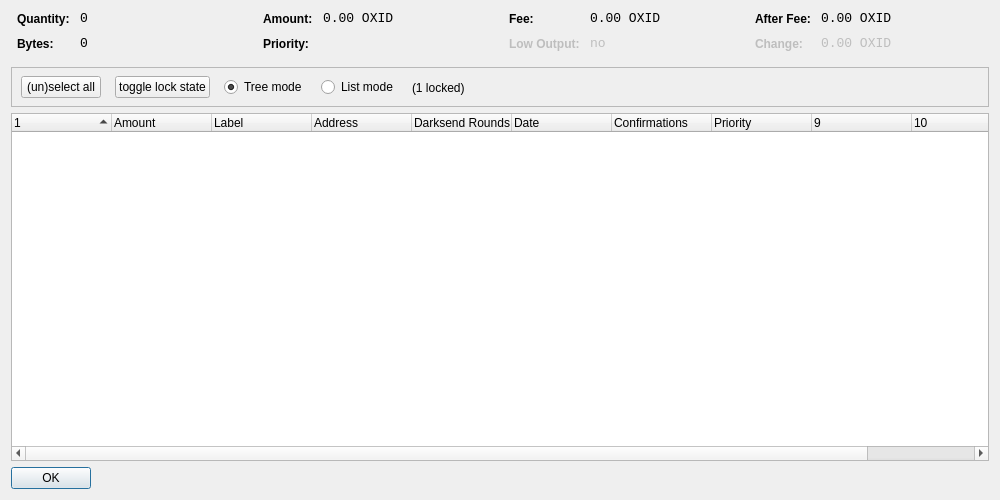
<?xml version="1.0" encoding="UTF-8"?>
<ui version="4.0">
 <class>CoinControlDialog</class>
 <widget class="QDialog" name="CoinControlDialog">
  <property name="geometry">
   <rect>
    <x>0</x>
    <y>0</y>
    <width>1000</width>
    <height>500</height>
   </rect>
  </property>
  <property name="windowTitle">
   <string>Coin Control</string>
  </property>
  <layout class="QVBoxLayout" name="verticalLayout">
   <item>
    <layout class="QHBoxLayout" name="horizontalLayoutTop" stretch="0,0,0,0">
     <property name="topMargin">
      <number>0</number>
     </property>
     <property name="bottomMargin">
      <number>10</number>
     </property>
     <item>
      <layout class="QFormLayout" name="formLayoutCoinControl1">
       <property name="horizontalSpacing">
        <number>10</number>
       </property>
       <property name="verticalSpacing">
        <number>10</number>
       </property>
       <property name="leftMargin">
        <number>6</number>
       </property>
       <property name="rightMargin">
        <number>6</number>
       </property>
       <item row="0" column="0">
        <widget class="QLabel" name="labelCoinControlQuantityText">
         <property name="styleSheet">
          <string notr="true">font-weight:bold;</string>
         </property>
         <property name="text">
          <string>Quantity:</string>
         </property>
        </widget>
       </item>
       <item row="0" column="1">
        <widget class="QLabel" name="labelCoinControlQuantity">
         <property name="font">
          <font>
           <family>Monospace</family>
           <pointsize>10</pointsize>
          </font>
         </property>
         <property name="cursor">
          <cursorShape>IBeamCursor</cursorShape>
         </property>
         <property name="contextMenuPolicy">
          <enum>Qt::ActionsContextMenu</enum>
         </property>
         <property name="text">
          <string notr="true">0</string>
         </property>
         <property name="textInteractionFlags">
          <set>Qt::LinksAccessibleByMouse|Qt::TextSelectableByKeyboard|Qt::TextSelectableByMouse</set>
         </property>
        </widget>
       </item>
       <item row="1" column="0">
        <widget class="QLabel" name="labelCoinControlBytesText">
         <property name="styleSheet">
          <string notr="true">font-weight:bold;</string>
         </property>
         <property name="text">
          <string>Bytes:</string>
         </property>
        </widget>
       </item>
       <item row="1" column="1">
        <widget class="QLabel" name="labelCoinControlBytes">
         <property name="font">
          <font>
           <family>Monospace</family>
           <pointsize>10</pointsize>
          </font>
         </property>
         <property name="cursor">
          <cursorShape>IBeamCursor</cursorShape>
         </property>
         <property name="contextMenuPolicy">
          <enum>Qt::ActionsContextMenu</enum>
         </property>
         <property name="text">
          <string notr="true">0</string>
         </property>
         <property name="textInteractionFlags">
          <set>Qt::LinksAccessibleByMouse|Qt::TextSelectableByKeyboard|Qt::TextSelectableByMouse</set>
         </property>
        </widget>
       </item>
      </layout>
     </item>
     <item>
      <layout class="QFormLayout" name="formLayoutCoinControl2">
       <property name="horizontalSpacing">
        <number>10</number>
       </property>
       <property name="verticalSpacing">
        <number>10</number>
       </property>
       <property name="leftMargin">
        <number>6</number>
       </property>
       <property name="rightMargin">
        <number>6</number>
       </property>
       <item row="0" column="0">
        <widget class="QLabel" name="labelCoinControlAmountText">
         <property name="styleSheet">
          <string notr="true">font-weight:bold;</string>
         </property>
         <property name="text">
          <string>Amount:</string>
         </property>
        </widget>
       </item>
       <item row="0" column="1">
        <widget class="QLabel" name="labelCoinControlAmount">
         <property name="font">
          <font>
           <family>Monospace</family>
           <pointsize>10</pointsize>
          </font>
         </property>
         <property name="cursor">
          <cursorShape>IBeamCursor</cursorShape>
         </property>
         <property name="contextMenuPolicy">
          <enum>Qt::ActionsContextMenu</enum>
         </property>
         <property name="text">
          <string notr="true">0.00 OXID</string>
         </property>
         <property name="textInteractionFlags">
          <set>Qt::LinksAccessibleByMouse|Qt::TextSelectableByKeyboard|Qt::TextSelectableByMouse</set>
         </property>
        </widget>
       </item>
       <item row="1" column="0">
        <widget class="QLabel" name="labelCoinControlPriorityText">
         <property name="styleSheet">
          <string notr="true">font-weight:bold;</string>
         </property>
         <property name="text">
          <string>Priority:</string>
         </property>
        </widget>
       </item>
       <item row="1" column="1">
        <widget class="QLabel" name="labelCoinControlPriority">
         <property name="font">
          <font>
           <family>Monospace</family>
           <pointsize>10</pointsize>
          </font>
         </property>
         <property name="cursor">
          <cursorShape>IBeamCursor</cursorShape>
         </property>
         <property name="contextMenuPolicy">
          <enum>Qt::ActionsContextMenu</enum>
         </property>
         <property name="text">
          <string/>
         </property>
         <property name="textInteractionFlags">
          <set>Qt::LinksAccessibleByMouse|Qt::TextSelectableByKeyboard|Qt::TextSelectableByMouse</set>
         </property>
        </widget>
       </item>
      </layout>
     </item>
     <item>
      <layout class="QFormLayout" name="formLayoutCoinControl3">
       <property name="horizontalSpacing">
        <number>10</number>
       </property>
       <property name="verticalSpacing">
        <number>10</number>
       </property>
       <property name="leftMargin">
        <number>6</number>
       </property>
       <property name="rightMargin">
        <number>6</number>
       </property>
       <item row="0" column="0">
        <widget class="QLabel" name="labelCoinControlFeeText">
         <property name="styleSheet">
          <string notr="true">font-weight:bold;</string>
         </property>
         <property name="text">
          <string>Fee:</string>
         </property>
        </widget>
       </item>
       <item row="0" column="1">
        <widget class="QLabel" name="labelCoinControlFee">
         <property name="font">
          <font>
           <family>Monospace</family>
           <pointsize>10</pointsize>
          </font>
         </property>
         <property name="cursor">
          <cursorShape>IBeamCursor</cursorShape>
         </property>
         <property name="contextMenuPolicy">
          <enum>Qt::ActionsContextMenu</enum>
         </property>
         <property name="text">
          <string notr="true">0.00 OXID</string>
         </property>
         <property name="textInteractionFlags">
          <set>Qt::LinksAccessibleByMouse|Qt::TextSelectableByKeyboard|Qt::TextSelectableByMouse</set>
         </property>
        </widget>
       </item>
       <item row="1" column="0">
        <widget class="QLabel" name="labelCoinControlLowOutputText">
         <property name="enabled">
          <bool>false</bool>
         </property>
         <property name="styleSheet">
          <string notr="true">font-weight:bold;</string>
         </property>
         <property name="text">
          <string>Low Output:</string>
         </property>
        </widget>
       </item>
       <item row="1" column="1">
        <widget class="QLabel" name="labelCoinControlLowOutput">
         <property name="enabled">
          <bool>false</bool>
         </property>
         <property name="font">
          <font>
           <family>Monospace</family>
           <pointsize>10</pointsize>
          </font>
         </property>
         <property name="cursor">
          <cursorShape>IBeamCursor</cursorShape>
         </property>
         <property name="contextMenuPolicy">
          <enum>Qt::ActionsContextMenu</enum>
         </property>
         <property name="text">
          <string notr="true">no</string>
         </property>
         <property name="textInteractionFlags">
          <set>Qt::LinksAccessibleByMouse|Qt::TextSelectableByKeyboard|Qt::TextSelectableByMouse</set>
         </property>
        </widget>
       </item>
      </layout>
     </item>
     <item>
      <layout class="QFormLayout" name="formLayoutCoinControl4">
       <property name="horizontalSpacing">
        <number>10</number>
       </property>
       <property name="verticalSpacing">
        <number>10</number>
       </property>
       <property name="leftMargin">
        <number>6</number>
       </property>
       <property name="rightMargin">
        <number>6</number>
       </property>
       <item row="0" column="0">
        <widget class="QLabel" name="labelCoinControlAfterFeeText">
         <property name="styleSheet">
          <string notr="true">font-weight:bold;</string>
         </property>
         <property name="text">
          <string>After Fee:</string>
         </property>
        </widget>
       </item>
       <item row="0" column="1">
        <widget class="QLabel" name="labelCoinControlAfterFee">
         <property name="font">
          <font>
           <family>Monospace</family>
           <pointsize>10</pointsize>
          </font>
         </property>
         <property name="cursor">
          <cursorShape>IBeamCursor</cursorShape>
         </property>
         <property name="contextMenuPolicy">
          <enum>Qt::ActionsContextMenu</enum>
         </property>
         <property name="text">
          <string notr="true">0.00 OXID</string>
         </property>
         <property name="textInteractionFlags">
          <set>Qt::LinksAccessibleByMouse|Qt::TextSelectableByKeyboard|Qt::TextSelectableByMouse</set>
         </property>
        </widget>
       </item>
       <item row="1" column="0">
        <widget class="QLabel" name="labelCoinControlChangeText">
         <property name="enabled">
          <bool>false</bool>
         </property>
         <property name="styleSheet">
          <string notr="true">font-weight:bold;</string>
         </property>
         <property name="text">
          <string>Change:</string>
         </property>
        </widget>
       </item>
       <item row="1" column="1">
        <widget class="QLabel" name="labelCoinControlChange">
         <property name="enabled">
          <bool>false</bool>
         </property>
         <property name="font">
          <font>
           <family>Monospace</family>
           <pointsize>10</pointsize>
          </font>
         </property>
         <property name="cursor">
          <cursorShape>IBeamCursor</cursorShape>
         </property>
         <property name="contextMenuPolicy">
          <enum>Qt::ActionsContextMenu</enum>
         </property>
         <property name="text">
          <string notr="true">0.00 OXID</string>
         </property>
         <property name="textInteractionFlags">
          <set>Qt::LinksAccessibleByMouse|Qt::TextSelectableByKeyboard|Qt::TextSelectableByMouse</set>
         </property>
        </widget>
       </item>
      </layout>
     </item>
    </layout>
   </item>
   <item>
    <widget class="QFrame" name="frame">
     <property name="minimumSize">
      <size>
       <width>0</width>
       <height>40</height>
      </size>
     </property>
     <property name="frameShape">
      <enum>QFrame::StyledPanel</enum>
     </property>
     <property name="frameShadow">
      <enum>QFrame::Sunken</enum>
     </property>
     <widget class="QWidget" name="horizontalLayoutWidget">
      <property name="geometry">
       <rect>
        <x>10</x>
        <y>0</y>
        <width>781</width>
        <height>41</height>
       </rect>
      </property>
      <layout class="QHBoxLayout" name="horizontalLayoutPanel" stretch="0,0,0,0,0">
       <property name="spacing">
        <number>14</number>
       </property>
       <item>
        <widget class="QPushButton" name="pushButtonSelectAll">
         <property name="sizePolicy">
          <sizepolicy hsizetype="Maximum" vsizetype="Fixed">
           <horstretch>0</horstretch>
           <verstretch>0</verstretch>
          </sizepolicy>
         </property>
         <property name="text">
          <string>(un)select all</string>
         </property>
        </widget>
       </item>
        <item>
         <widget class="QPushButton" name="pushButtonToggleLock">
          <property name="sizePolicy">
           <sizepolicy hsizetype="Maximum" vsizetype="Fixed">
            <horstretch>0</horstretch>
            <verstretch>0</verstretch>
           </sizepolicy>
          </property>
          <property name="text">
           <string>toggle lock state</string>
          </property>
          <property name="autoDefault">
           <bool>false</bool>
          </property>
         </widget>
        </item>
       <item>
        <widget class="QRadioButton" name="radioTreeMode">
         <property name="sizePolicy">
          <sizepolicy hsizetype="Maximum" vsizetype="Fixed">
           <horstretch>0</horstretch>
           <verstretch>0</verstretch>
          </sizepolicy>
         </property>
         <property name="text">
          <string>Tree mode</string>
         </property>
         <property name="checked">
          <bool>true</bool>
         </property>
        </widget>
       </item>
       <item>
        <widget class="QRadioButton" name="radioListMode">
         <property name="sizePolicy">
          <sizepolicy hsizetype="Maximum" vsizetype="Fixed">
           <horstretch>0</horstretch>
           <verstretch>0</verstretch>
          </sizepolicy>
         </property>
         <property name="text">
          <string>List mode</string>
         </property>
        </widget>
       </item>
        <item>
         <widget class="QLabel" name="labelLocked">
          <property name="text">
           <string>(1 locked)</string>
          </property>
         </widget>
        </item>
       <item>
        <spacer name="horizontalSpacer">
         <property name="orientation">
          <enum>Qt::Horizontal</enum>
         </property>
         <property name="sizeHint" stdset="0">
          <size>
           <width>40</width>
           <height>20</height>
          </size>
         </property>
        </spacer>
       </item>
      </layout>
     </widget>
    </widget>
   </item>
   <item>
    <widget class="CoinControlTreeWidget" name="treeWidget">
     <property name="contextMenuPolicy">
      <enum>Qt::CustomContextMenu</enum>
     </property>
     <property name="sortingEnabled">
      <bool>false</bool>
     </property>
     <property name="columnCount">
      <number>11</number>
     </property>
     <attribute name="headerShowSortIndicator" stdset="0">
      <bool>true</bool>
     </attribute>
     <attribute name="headerStretchLastSection">
      <bool>false</bool>
     </attribute>
     <column>
      <property name="text">
       <string/>
      </property>
     </column>
     <column>
      <property name="text">
       <string>Amount</string>
      </property>
     </column>
     <column>
      <property name="text">
       <string>Label</string>
      </property>
     </column>
     <column>
      <property name="text">
       <string>Address</string>
      </property>
     </column>
     <column>
      <property name="text">
       <string>Darksend Rounds</string>
      </property>
    </column>
     <column>
      <property name="text">
       <string>Date</string>
      </property>
     </column>
     <column>
      <property name="text">
       <string>Confirmations</string>
      </property>
      <property name="toolTip">
       <string>Confirmed</string>
      </property>
     </column>
     <column>
      <property name="text">
       <string>Priority</string>
      </property>
     </column>
     <column>
      <property name="text">
       <string/>
      </property>
     </column>
     <column>
      <property name="text">
       <string/>
      </property>
     </column>
     <column>
      <property name="text">
       <string/>
      </property>
     </column>
     <column>
      <property name="text">
       <string/>
      </property>
     </column>
    </widget>
   </item>
   <item>
    <widget class="QDialogButtonBox" name="buttonBox">
     <property name="sizePolicy">
      <sizepolicy hsizetype="Maximum" vsizetype="Fixed">
       <horstretch>0</horstretch>
       <verstretch>0</verstretch>
      </sizepolicy>
     </property>
     <property name="orientation">
      <enum>Qt::Horizontal</enum>
     </property>
     <property name="standardButtons">
      <set>QDialogButtonBox::Ok</set>
     </property>
    </widget>
   </item>
  </layout>
 </widget>
 <customwidgets>
  <customwidget>
   <class>CoinControlTreeWidget</class>
   <extends>QTreeWidget</extends>
   <header>coincontroltreewidget.h</header>
  </customwidget>
 </customwidgets>
 <resources/>
 <connections/>
</ui>
